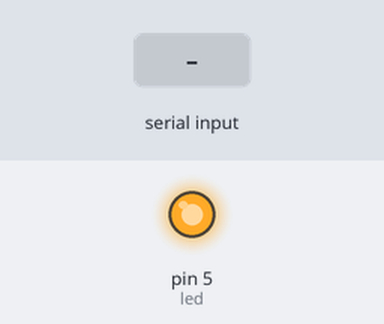
Bench run of a sketch on a simulated Arduino Uno, built with avr-gcc and run on an emulated ATmega328P. On the bench: output pins drawn as LEDs (lit = HIGH). Dashed ring = blinking. Inputs (shaded band) come from the test bench.

Above: at 1.2 s.
1.3 s: "2" received over the second serial link
At 1.7 s:
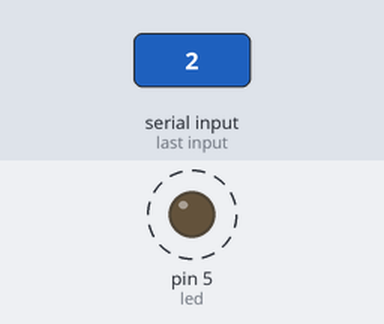
4.3 s: "3" received over the second serial link
At 5.97 s:
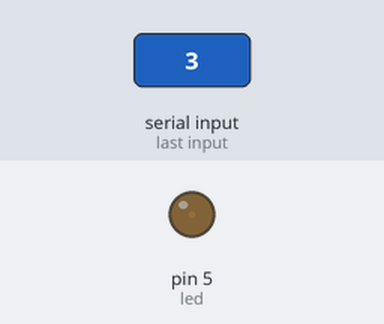
Timing chart, 0 to 13.3 s (numbered marks = the images above; inputs shaded):
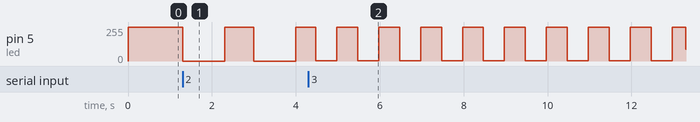

The sketch:

led.ino
```cpp
//--------------------importing module----------------------------
#include <SoftwareSerial.h>

//--------------------initialize variable-------------------------
int state = 5;
int ledStaysHighFor = 700;
int ledStaysLowFor = 1000;
int highSince = 0;
int lowSince = 0;
int ledStatus = LOW;
unsigned long ledPeriode = 1000;
int command;

//port config
const int led = 5;
const int microphone = 4;

SoftwareSerial Bluetooth(7, 8);    //set Buletooth Module TXD to pin 7 and RXD on pin 8

void setup() {
  Serial.begin(9600);
  Bluetooth.begin(9600);
  pinMode(led, OUTPUT);
  pinMode (microphone, INPUT);
}

void loop() {
  if (state == 1){
   // Reciving command 1 will trigger led state 1(flighting up simultamiusly)
   digitalWrite(led, LOW);
    }

    if (state == 2){
     int now = millis();
      if(ledStatus == HIGH && now - lowSince >= ledStaysLowFor)
      {
           highSince = now;
           ledStatus = LOW;
           digitalWrite(led, HIGH);
      }
      else if(ledStatus == LOW && now - highSince >= ledStaysHighFor)
      {
           lowSince = now;
           ledStatus = HIGH;
           digitalWrite(led, LOW);
      }
    }

    if (state == 3){
    //Reciving command 3 will triger
    unsigned long now = millis();
    int val = 128 + 127 * cos(2 * PI / ledPeriode * now);
    analogWrite(led, val);
    }

    if (state == 4){
        int statusSensor = digitalRead (microphone);

        if (statusSensor == 1)
        {
        digitalWrite(led, LOW);
        }
        else
        {
         digitalWrite(led, HIGH);
        }
        }

    if (state == 5){
      digitalWrite(led, HIGH);
    }


   if (Bluetooth.available()) {
    command = Bluetooth.read();
    if (command == '1'){
    state = 1;
    }
    if (command == '2'){
    state = 2;
    }
    if (command == '3'){
    state = 3;
    }
    if (command == '4'){
    state = 4;
    }
    if (command == '5'){
    state = 5;
    }
  }
}
```

Measured:
- after the input at 1.3 s, pin 5 (led): alternates 255/255 for 0.70 s and 0/255 for 1.0 s, starting at once
